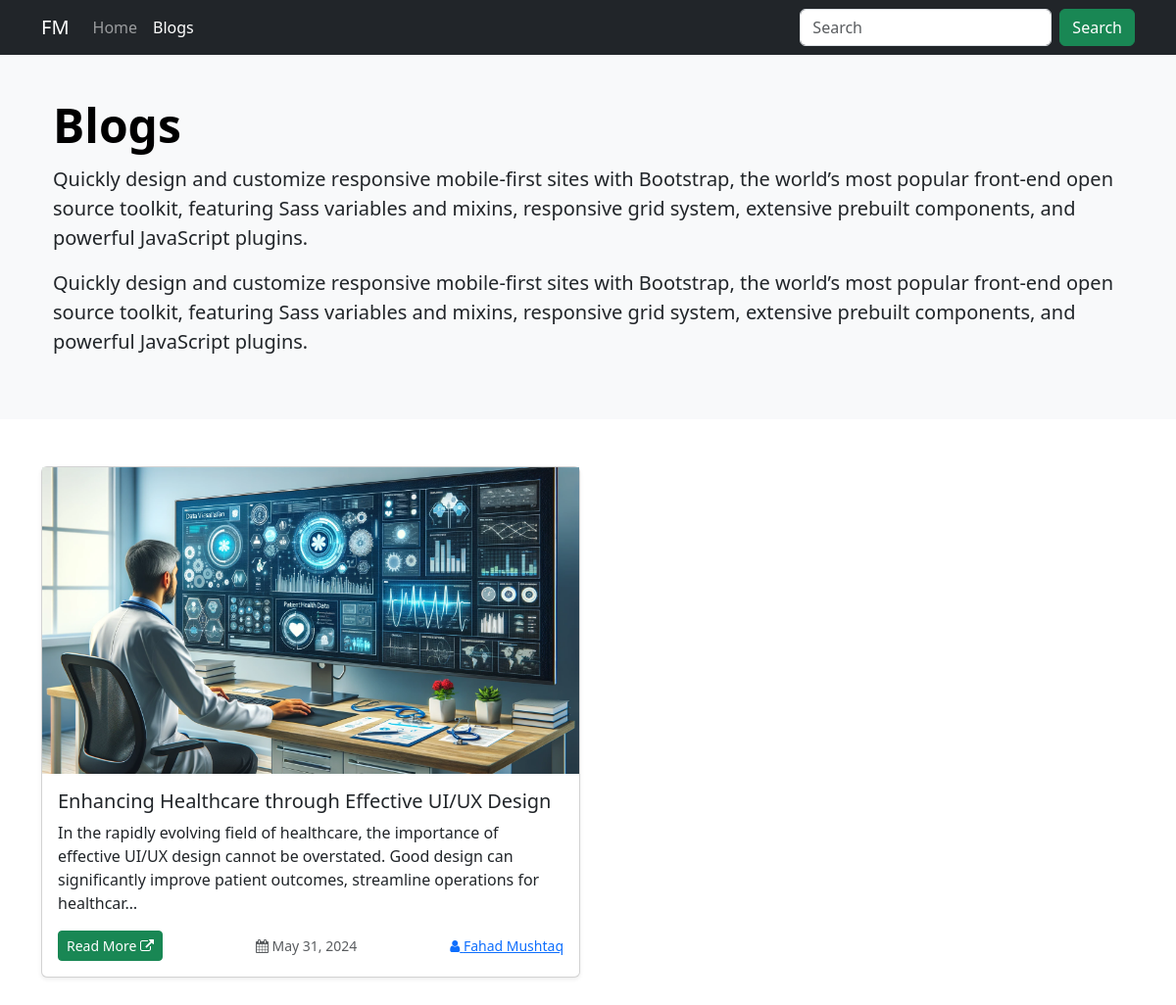
/blog/, run on an earlier commit of the app's database.
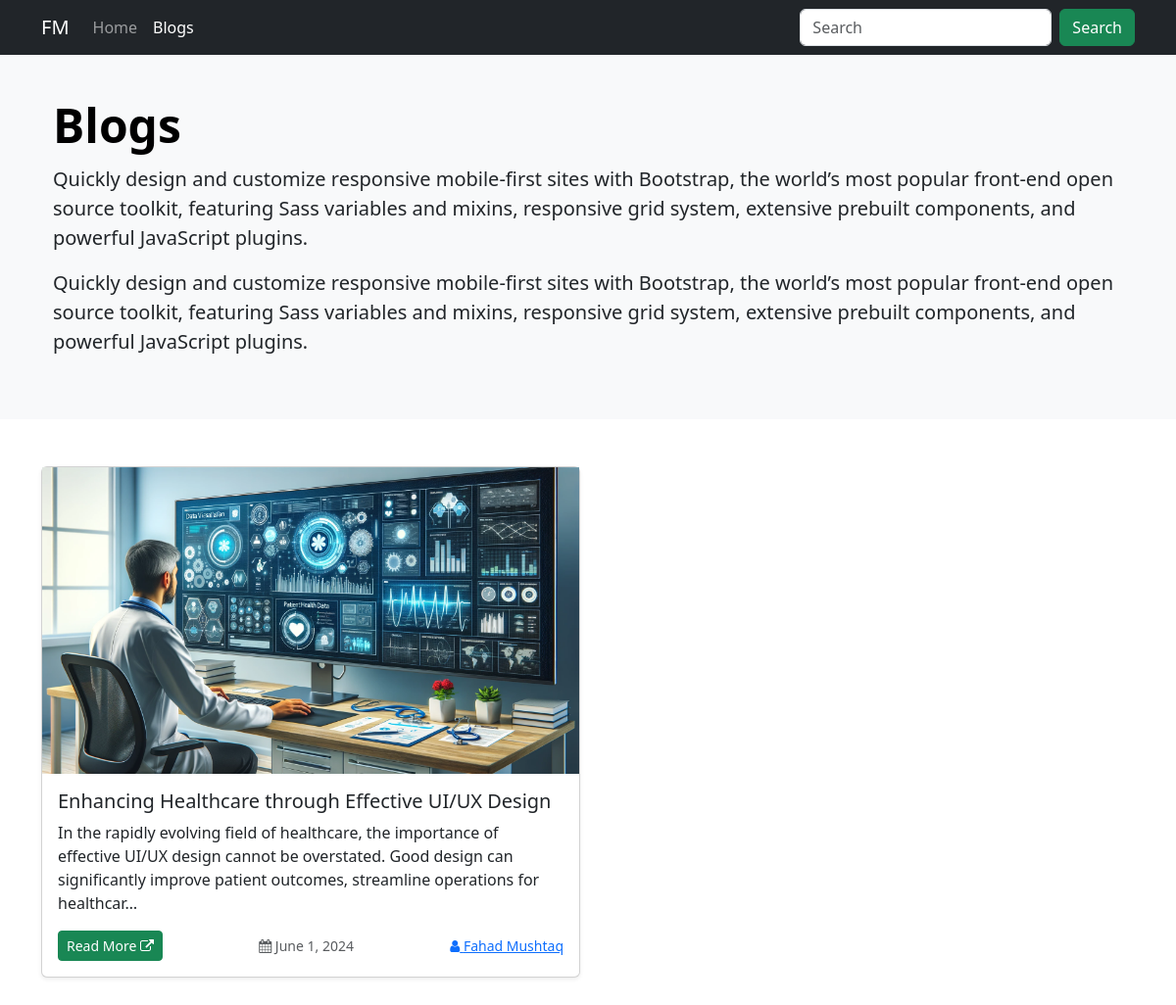
And on a later commit of the database.
### blog/models.py (models this page shows, shortened)
class Post(models.Model):
    title = models.CharField(max_length=255)
    excerpt = models.TextField(max_length=255)
    slug = models.SlugField(default="", null=False, unique=True)
    image = models.CharField(max_length=100)
    author = models.ForeignKey(Author, on_delete= models.SET_NULL, related_name="posts", null=True)
    date = models.DateField(auto_now=True)
    content = models.TextField()
    tags = models.ManyToManyField(Tag)
    def get_absolute_url(self):
        return reverse("dynamic-post", args=[self.slug])

class Author(models.Model):
    first_name = models.CharField(max_length=100, null=True)
    last_name = models.CharField(max_length=100, null=True)
    email = models.EmailField(max_length=50, default="")
    def __str__(self):
        return f"{self.first_name} {self.last_name}"

### blog/views.py (the view)
# urls.py: path("", views.BlogView.as_view(), name="blog-home"),
class BlogView(View):
    def get(self, request):
          posts = Post.objects.all().order_by("-date")
          return render(request, "blog/blog.html", {
               "posts": posts
          })

### blog/templates/blog/blog.html (shortened to what this page needs)
{% extends "layout.html" %}
{% load static %}
{% block css_files %}
<link rel="stylesheet" href="{% static "blog/style.css" %}">
{% endblock %}
{% block content %}
<section class="bg-light">
    <div class="container-md px-4 py-5">
        <div class="row flex-lg-row-reverse align-items-center g-5">
          <div class="col-lg-12">
            <h1 class="display-5 fw-bold text-body-emphasis lh-1 mb-3">Blogs</h1>
            <p class="lead">Quickly design and customize responsive mobile-first sites with Bootstrap, the world’s most popular front-end open source toolkit, featuring Sass variables and mixins, responsive grid system, extensive prebuilt components, and powerful JavaScript plugins.</p>
            <p class="lead">Quickly design and customize responsive mobile-first sites with Bootstrap, the world’s most popular front-end open source toolkit, featuring Sass variables and mixins, responsive grid system, extensive prebuilt components, and powerful JavaScript plugins.</p>
        </div>
        </div>
      </div>
</section>
<section class="py-5">
    <div class="container">
        <div class="row row-cols-1 row-cols-sm-1 row-cols-md-2 g-3">
            {% for post in posts %}
                {% include "blog/includes/post.html" %}
            {% endfor %}
        </div>
    </div>
</section>
{% endblock %}

### blog/templates/blog/includes/post.html
{% load static %}
<div class="col">
    <div class="card shadow-sm">
        <img src="{% static "/blog/img/"%}{{ post.image }}" class="d-block mx-lg-auto img-fluid" alt="{{ post.title }}" loading="lazy">
        <div class="card-body">
            <h5 class="card-text">{{ post.title }}</h5>
            <p>{{ post.excerpt |truncatechars:200 }}</p>
            <div class="d-flex justify-content-between align-items-center">
            <div class="btn-group">
                <a href="{{ post.get_absolute_url }}" type="button" class="btn btn-sm btn-success">Read More <i class="fa fa-external-link" aria-hidden="true"></i></a>
            </div>
            <small class="text-body-secondary"><i class="fa fa-calendar" aria-hidden="true"></i> {{ post.date }}</small>
            <small class="text-body-secondary bold"><a href="#"><i class="fa fa-user" aria-hidden="true"></i> {{ post.author }}</a></small>
            </div>
        </div>
    </div>
</div>

What changed in the data, as far as the page shows it:
changed Post "Enhancing Healthcare through Effective UI/UX Design": date "May 31, 2024" → "June 1, 2024"
